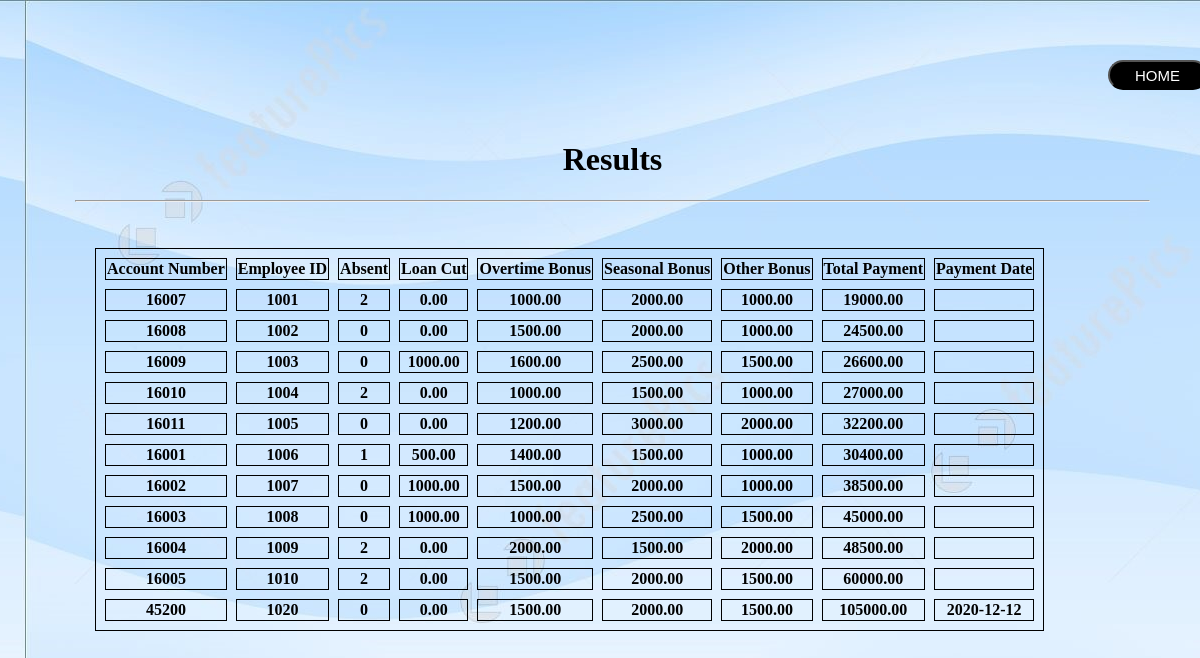
The page /paysearch.php (signed in) on the database as committed earlier.
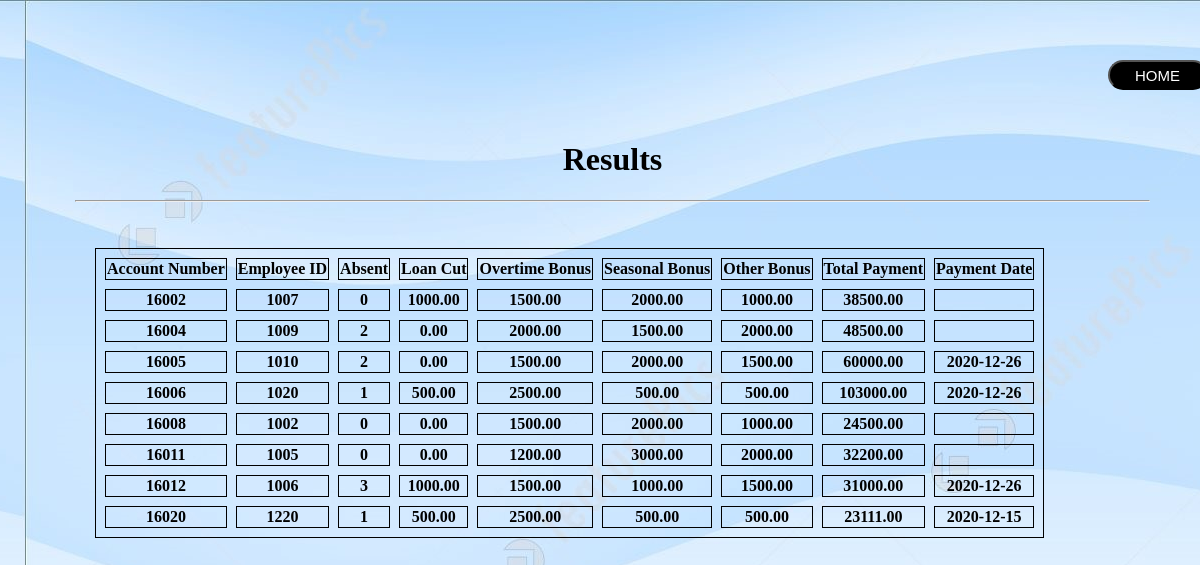
The same page on the database as committed later.
### tables this page shows
CREATE TABLE `payment_info` (
  `Account_No` int(10) NOT NULL,
  `E_ID` int(10) DEFAULT NULL,
  `Absent` int(10) DEFAULT NULL,
  `Loan_cut` double(10,2) DEFAULT NULL,
  `Overtime` double(10,2) DEFAULT NULL,
  `Seasonal_Bonus` double(10,2) DEFAULT NULL,
  `Other_Bonus` double(10,2) DEFAULT NULL,
  `Total_Payment` double(10,2) DEFAULT NULL,
  `Payment_Date` date DEFAULT NULL
);

### paysearch.php (the view, shortened to what this page needs)
<?php
if(isset($_POST['paysearch'])){
  $valueToSearch = $_POST['paysearch'];
  $query = "SELECT * FROM `payment_info` where CONCAT(`Account_No`, `E_ID`, `Absent`, `Loan_cut`, `Overtime`, `Seasonal_Bonus`, `Other_Bonus`, `Total_Payment`, `Payment_Date`) LIKE '%".$valueToSearch."%'";
  $paysearch_result = filterTable($query);
}
else {
  $query = "select * from payment_info";
  $paysearch_result = filterTable($query);
}
function filterTable($query)
{
  $connect = mysqli_connect("localhost", "root", "", "project");
  $filter_Result = mysqli_query($connect, $query);
  return $filter_Result;
}
?>
<!DOCTYPE html>
<html>
<head>
<link rel="stylesheet" href="../style.css">
      <form method="post" action="login_landing.php">
           <input type="submit" value="HOME" id="btn1">
         </form>
</head>
<body background="60.jpg">
  <h1> Results </h1> <hr> <br>
  <table border="3" cellspacing="9" style="text-align: center;">
    <tr>
  <th>Account Number</th>
  <th>Employee ID</th>
  <th>Absent</th>
  <th>Loan Cut</th>
  <th>Overtime Bonus</th>
  <th>Seasonal Bonus</th>
  <th>Other Bonus</th>
  <th>Total Payment</th>
  <th>Payment Date</th>
</tr>
    <?php
    while($row = mysqli_fetch_row($paysearch_result))
    {
      ?>
    <tr>
      <th> <?php echo $row[0];?> </th>
      <th> <?php echo $row[1];?> </th>
      <th> <?php echo $row[2];?> </th>
      <th> <?php echo $row[3];?> </th>
      <th> <?php echo $row[4];?> </th>
      <th> <?php echo $row[5];?> </th>
      <th> <?php echo $row[6];?> </th>
      <th> <?php echo $row[7];?> </th>
      <th> <?php echo $row[8];?> </th>
    </tr>
  <?php } ?>
</table>
</body>
</html>

### style.css (style rules this page uses)
body { margin-left: 10px; }
input { margin-left: 20px; margin-bottom: 20px; }
form { padding: 10px 10px 10px 10px; width: 400px; margin-left: 30%; margin-right: 0%; display: dashed; text-align: center; }
table, th, td { border: 1px solid black; }
html { margin-left: 25px; margin-right: 25px; }
body { text-align: center; margin-left: 50px; margin-right: 25px; margin-top: 50px; margin-bottom: 25px; }
table { margin: 20px; }

### paysearch.php (style rules this page uses)
#btn1 { background-color: black; color: white; height: 30px; width: 100px; display: inline-block; border-radius: 25px; font-size: 15px; font-style: all; text-align: center; margin-left: 700px; margin-top: 0px; }

Rows that differ between the two databases and show on the page:
removed payment_info: Account_No "16007", E_ID "1001", Absent "2", Loan_cut "0.00", Overtime "1000.00", Seasonal_Bonus "2000.00", Other_Bonus "1000.00", Total_Payment "19000.00"
removed payment_info: Account_No "16009", E_ID "1003", Absent "0", Loan_cut "1000.00", Overtime "1600.00", Seasonal_Bonus "2500.00", Other_Bonus "1500.00", Total_Payment "26600.00"
removed payment_info: Account_No "16010", E_ID "1004", Absent "2", Loan_cut "0.00", Overtime "1000.00", Seasonal_Bonus "1500.00", Other_Bonus "1000.00", Total_Payment "27000.00"
removed payment_info: Account_No "16001", E_ID "1006", Absent "1", Loan_cut "500.00", Overtime "1400.00", Seasonal_Bonus "1500.00", Other_Bonus "1000.00", Total_Payment "30400.00"
removed payment_info: Account_No "16003", E_ID "1008", Absent "0", Loan_cut "1000.00", Overtime "1000.00", Seasonal_Bonus "2500.00", Other_Bonus "1500.00", Total_Payment "45000.00"
removed payment_info: Account_No "45200", E_ID "1020", Absent "0", Loan_cut "0.00", Overtime "1500.00", Seasonal_Bonus "2000.00", Other_Bonus "1500.00", Total_Payment "105000.00", Payment_Date "2020-12-12"
changed payment_info id 16005: Payment_Date (not shown) → "2020-12-26"
added payment_info: Account_No "16006", E_ID "1020", Absent "1", Loan_cut "500.00", Overtime "2500.00", Seasonal_Bonus "500.00", Other_Bonus "500.00", Total_Payment "103000.00", Payment_Date "2020-12-26"
shown differently, row unchanged: payment_info id 16008: moves down the list
shown differently, row unchanged: payment_info id 16011: moves down the list
added payment_info: Account_No "16012", E_ID "1006", Absent "3", Loan_cut "1000.00", Overtime "1500.00", Seasonal_Bonus "1000.00", Other_Bonus "1500.00", Total_Payment "31000.00", Payment_Date "2020-12-26"
added payment_info: Account_No "16020", E_ID "1220", Absent "1", Loan_cut "500.00", Overtime "2500.00", Seasonal_Bonus "500.00", Other_Bonus "500.00", Total_Payment "23111.00", Payment_Date "2020-12-15"
